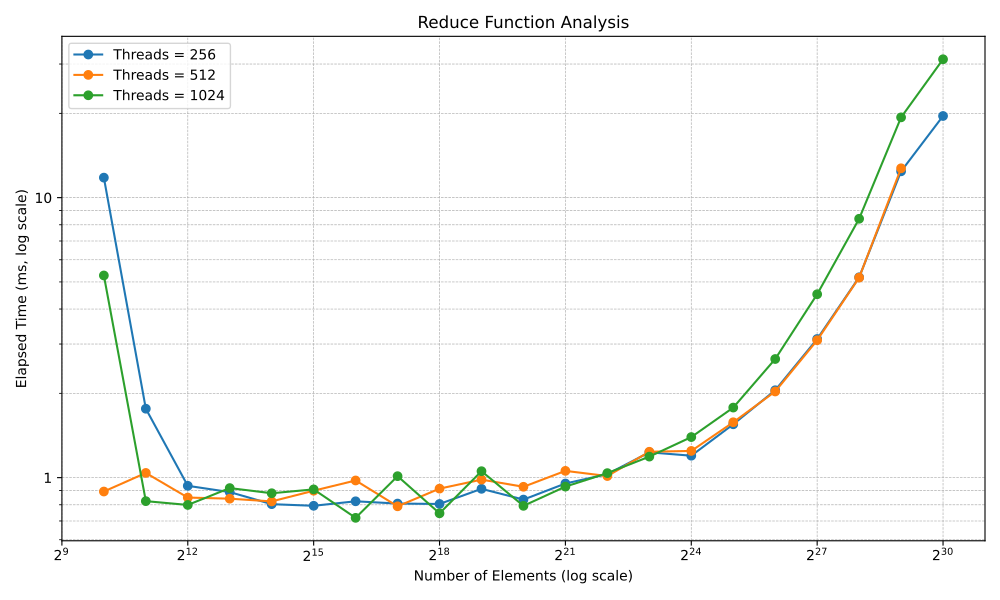

Here is the Python script that generated this plot:
import matplotlib.pyplot as plt
from matplotlib.ticker import LogFormatter

# Thread-wise dictionary: thread -> list of (N, time)
data = {}

with open("task2.out", "r") as file:
    lines = file.readlines()
    current_thread = None
    current_N = None

    for line in lines:
        line = line.strip()
        if line.startswith("Threads ="):
            current_thread = int(line.split("=")[1].strip())
            data.setdefault(current_thread, [])
        elif line.startswith("Running with N ="):
            current_N = int(line.split("=")[1].strip())
        elif line.startswith("Time Elapsed:"):
            time = float(line.split(":")[1].strip().replace("ms", ""))
            if current_thread is not None and current_N is not None:
                data[current_thread].append((current_N, time))

# Plotting
plt.figure(figsize=(10, 6))

for thread_count in sorted(data.keys()):
    data[thread_count].sort()  # sort by N
    Ns, times = zip(*data[thread_count])
    plt.plot(Ns, times, marker='o', label=f"Threads = {thread_count}")

plt.xscale('log', base=2)
plt.yscale('log')
plt.gca().yaxis.set_major_formatter(LogFormatter(labelOnlyBase=False, base=10.0))
plt.xlabel('Number of Elements (log scale)')
plt.ylabel('Elapsed Time (ms, log scale)')
plt.title('Reduce Function Analysis')
plt.grid(True, which="both", linestyle='--', linewidth=0.5)
plt.legend()
plt.tight_layout()
plt.savefig("task2.pdf")
plt.show()
